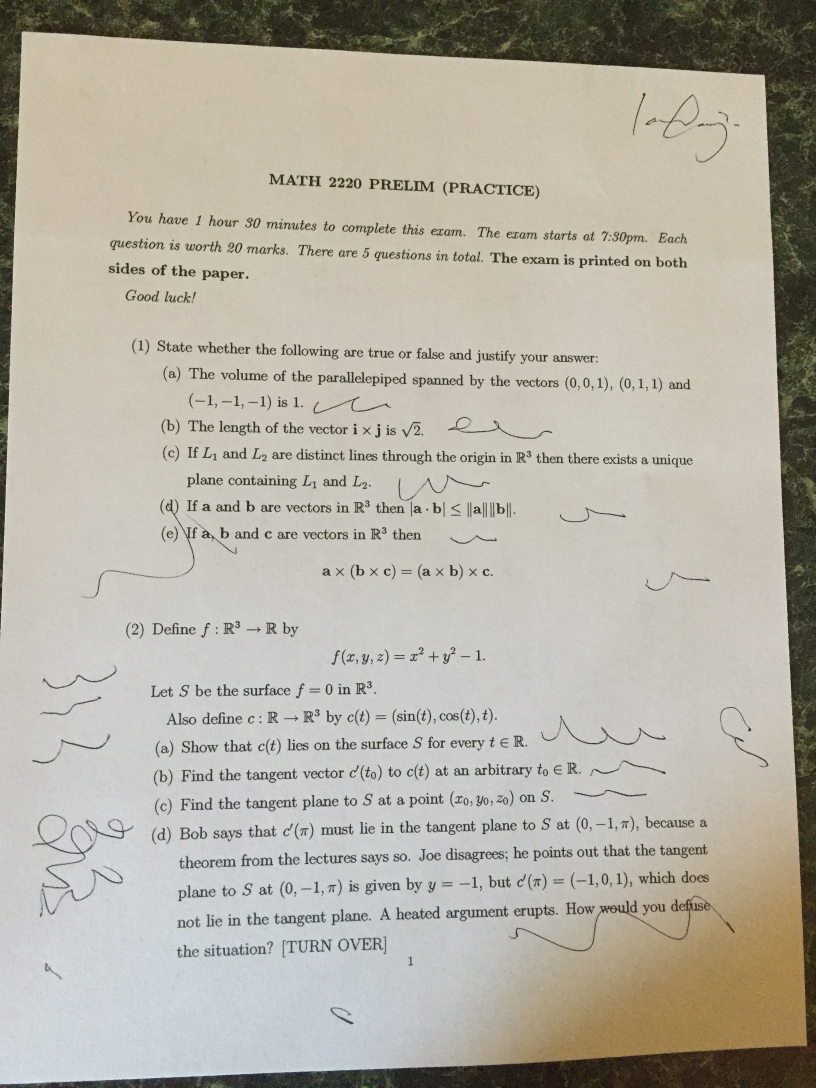
#> input picture target0_0.JPG, 2448 x 3264 px (shown at 1/3 size)
$ python match_image.py target0_0.JPG target0_1.JPG   (Python 2 division)   (older library calls are emulated)
#> lines starting #> are read from the running program, lines starting #| are printed output that depends on the picture; after the words box and inside, x2 and y2 are one past the last pixel; in counts of white or black regions, pixels touching at a corner belong together; long printed decimals are rounded
### timer.py
# From http://www.huyng.com/posts/python-performance-analysis/
import time

class Timer(object):
    def __init__(self, desc, verbose=True):
        self.verbose = verbose
        self.desc = desc

    def __enter__(self):
        self.start = time.time()
        return self

    def __exit__(self, *args):
        self.end = time.time()
        self.secs = self.end - self.start
        self.msecs = self.secs * 1000  # millisecs
        if self.verbose:
            print '%s: %f ms' % (self.desc, self.msecs)

### match_image.py
'''
    match_image module:

    Given two OpenCV images A and T (template),
    returns degree of confidence for whether A is in T.

    Major dependencies:
    OpenCV-python as cv2
    numpy as np

    Created by Ian Arawjo, Aug 7 2015
'''
import numpy as np
import cv2

# debug -- benchmarking
from timer import Timer

def resize(img, scale):
    return cv2.resize(img, (0,0), fx=scale, fy=scale)

# Container class for match return value.
# Stores homography, a table of confidence percentages, etc
#class Match(object):

class FeatureSet(object):
    def __init__(self, img, name):
        self.kp, self.desc = cv2.SIFT().detectAndCompute(img, None)
        self.name = name

# TBI: Does the same as batchMatch, except ...
#def batchMatchImage(templates, targetImages):

# Given a list of template features ([FeatureSet])
# and one target feature,
# output the best match as a tuple (templateName, perspectiveTransform, numOfMatchingFeatures).
# *Outputs None if no match was found.
def batchMatch(templates, target):

    # Create features. For each
    # target image, determine what template
    # it matches. Note that we could load all the features
    # at once before processing; however, this sucks up memory.

    # Compare feature set to each template
    # to find the best match.
    bestMatch = None
    for template in templates:
        matchingPairs, H = match_features(template, target, detector, matcher)
        if H is not None:
            # Match found. Replace if better than previous found match:
            if bestMatch is None or bestMatch[2] < matchingPairs:
                bestMatch = (template.name, H, matchingPairs)

    return bestMatch

def match(template, target, templateName, targetName):

    # Helper function
    def init_SIFT():
        detector = cv2.SIFT()
        norm = cv2.NORM_L2
        matcher = cv2.BFMatcher(norm)
        return detector, matcher

    # Init SIFT feature detector + matcher
    with Timer('Loading SIFT') as t:
        detector, matcher = init_SIFT()

    # Generate (keypoint, descriptor) features for the images
    templateFeatures = FeatureSet(template, templateName)

    #templateKp, templateDesc = detector.detectAndCompute(template, None)
    with Timer('Computing features') as t:
        targetFeatures = FeatureSet(target, targetName)

    # Given the features (keypoints, descriptors), a matcher, and a detector,
    # perform matching with OpenCV.
    match_features(templateFeatures, targetFeatures, detector, matcher)

def match_features(templateFeatures, targetFeatures, detector, matcher):

    templateKp, templateDesc = (templateFeatures.kp, templateFeatures.desc)
    targetKp, targetDesc = (targetFeatures.kp, targetFeatures.desc)

    # Match image features by k-Nearest-Neighbor algo
    with Timer('kNN matching') as t:
        matches = matcher.knnMatch(templateDesc, targetDesc, k = 2)

    # Apply ratio test from D. Lowe
    with Timer('Ratio filtering') as t:
        good = []
        def filter_matches(kp1, kp2, matches, ratio = 0.75):
            mkp1, mkp2 = [], []
            for m in matches:
                if len(m) == 2 and m[0].distance < m[1].distance * ratio:
                    m = m[0]
                    mkp1.append( kp1[m.queryIdx] )
                    mkp2.append( kp2[m.trainIdx] )
            p1 = np.float32([kp.pt for kp in mkp1])
            p2 = np.float32([kp.pt for kp in mkp2])
            kp_pairs = zip(mkp1, mkp2)
            return p1, p2, kp_pairs
        p1, p2, good_pairs = filter_matches(templateKp, targetKp, matches)

    # DOES NOT WORK IN OPENCV FOR PYTHON <3
    # cv2.drawMatchesKnn expects list of lists as matches.
    #img3 = cv2.drawMatchesKnn(template,templateKp,target,targetKp,good,flags=2)
    #plt.imshow(img3),plt.show()

    with Timer('Computing homography') as t:
        H, status = cv2.findHomography(p1, p2, cv2.RANSAC, 5.0)

    if H is not None:
        print H

        # debug -- Display match in window.
        explore_match('match', template, target, good_pairs, status, H)
        cv2.waitKey()
        cv2.destroyAllWindows()

        # Found match. Return number of matching features.
        return (len(good_pairs), H)
    else:
        return (0, None)

def explore_match(win, img1, img2, kp_pairs, status = None, H = None):
    h1, w1 = img1.shape[:2]
    h2, w2 = img2.shape[:2]
    vis = np.zeros((max(h1, h2), w1+w2), np.uint8)
    vis[:h1, :w1] = img1
    vis[:h2, w1:w1+w2] = img2
    vis = cv2.cvtColor(vis, cv2.COLOR_GRAY2BGR)

    perspective_corrected_img = cv2.warpPerspective(img2, np.linalg.inv(H), (w1, h1))
    vis2 = cv2.adaptiveThreshold(perspective_corrected_img,255,cv2.ADAPTIVE_THRESH_GAUSSIAN_C, cv2.THRESH_BINARY,11,2)
    #vis2 = resize(vis2 - img1, 0.5)

    # Remove salt-and-pepper noise
    #kernel = np.ones((3,3),np.uint8)
    #vis2 = cv2.morphologyEx(vi, cv2.MORPH_OPEN, kernel)

    vis2 = cv2.bitwise_not( cv2.bitwise_and(cv2.bitwise_not( vis2 ), img1))

    #vis2 = cv2.medianBlur(vis2, 3)
    #kernel = np.ones((3,3),np.uint8)
    #vis2 = cv2.morphologyEx(vis2, cv2.MORPH_OPEN, kernel)

    cv2.imshow('Perspective correction: ', vis2)

    if H is not None:
        corners = np.float32([[0, 0], [w1, 0], [w1, h1], [0, h1]])
        corners = np.int32( cv2.perspectiveTransform(corners.reshape(1, -1, 2), H).reshape(-1, 2) + (w1, 0) )
        cv2.polylines(vis, [corners], True, (255, 255, 255))
        print "Found match."

    if status is None:
        status = np.ones(len(kp_pairs), np.bool_)
    p1 = np.int32([kpp[0].pt for kpp in kp_pairs])
    p2 = np.int32([kpp[1].pt for kpp in kp_pairs]) + (w1, 0)

    green = (0, 255, 0)
    red = (0, 0, 255)
    white = (255, 255, 255)
    kp_color = (51, 103, 236)
    for (x1, y1), (x2, y2), inlier in zip(p1, p2, status):
        if inlier:
            col = green
            cv2.circle(vis, (x1, y1), 2, col, -1)
            cv2.circle(vis, (x2, y2), 2, col, -1)
        else:
            col = red
            r = 2
            thickness = 3
            cv2.line(vis, (x1-r, y1-r), (x1+r, y1+r), col, thickness)
            cv2.line(vis, (x1-r, y1+r), (x1+r, y1-r), col, thickness)
            cv2.line(vis, (x2-r, y2-r), (x2+r, y2+r), col, thickness)
            cv2.line(vis, (x2-r, y2+r), (x2+r, y2-r), col, thickness)
    vis0 = vis.copy()
    for (x1, y1), (x2, y2), inlier in zip(p1, p2, status):
        if inlier:
            cv2.line(vis, (x1, y1), (x2, y2), green)

    vis = cv2.resize(vis, (0,0), fx=0.3, fy=0.3)

    cv2.imshow(win, vis)
    def onmouse(event, x, y, flags, param):
        cur_vis = vis
        if flags & cv2.EVENT_FLAG_LBUTTON:
            cur_vis = vis0.copy()
            r = 8
            m = (anorm(p1 - (x, y)) < r) | (anorm(p2 - (x, y)) < r)
            idxs = np.where(m)[0]
            kp1s, kp2s = [], []
            for i in idxs:
                 (x1, y1), (x2, y2) = p1[i], p2[i]
                 col = (red, green)[status[i]]
                 cv2.line(cur_vis, (x1, y1), (x2, y2), col)
                 kp1, kp2 = kp_pairs[i]
                 kp1s.append(kp1)
                 kp2s.append(kp2)
            cur_vis = cv2.drawKeypoints(cur_vis, kp1s, flags=4, color=kp_color)
            cur_vis[:,w1:] = cv2.drawKeypoints(cur_vis[:,w1:], kp2s, flags=4, color=kp_color)

        cv2.imshow(win, cur_vis)
    cv2.setMouseCallback(win, onmouse)
    return vis

# (DEBUG) If run from command line --
if __name__ == '__main__':

    import sys, argparse

    parser = argparse.ArgumentParser()
    parser.add_argument('templateImgPath', action='store')
    parser.add_argument('targetImgPath', action='store')
    args = parser.parse_args()

    try:
        templateImgPath = args.templateImgPath
        targetImgPath = args.targetImgPath
    except:
        print "Error: The matcher requires two arguments: a template image file, and a target image file, in that order."
        sys.exit(0)

    # Attempt to read images
    try:
        template = cv2.imread(templateImgPath,0)
#> template: shape (3264, 2448); min 0, max 247, mean 175.5
    except:
        print "Error: Could not find template image at path " + templateImgPath
        sys.exit(0)

    try:
        target = cv2.imread(targetImgPath, 0)
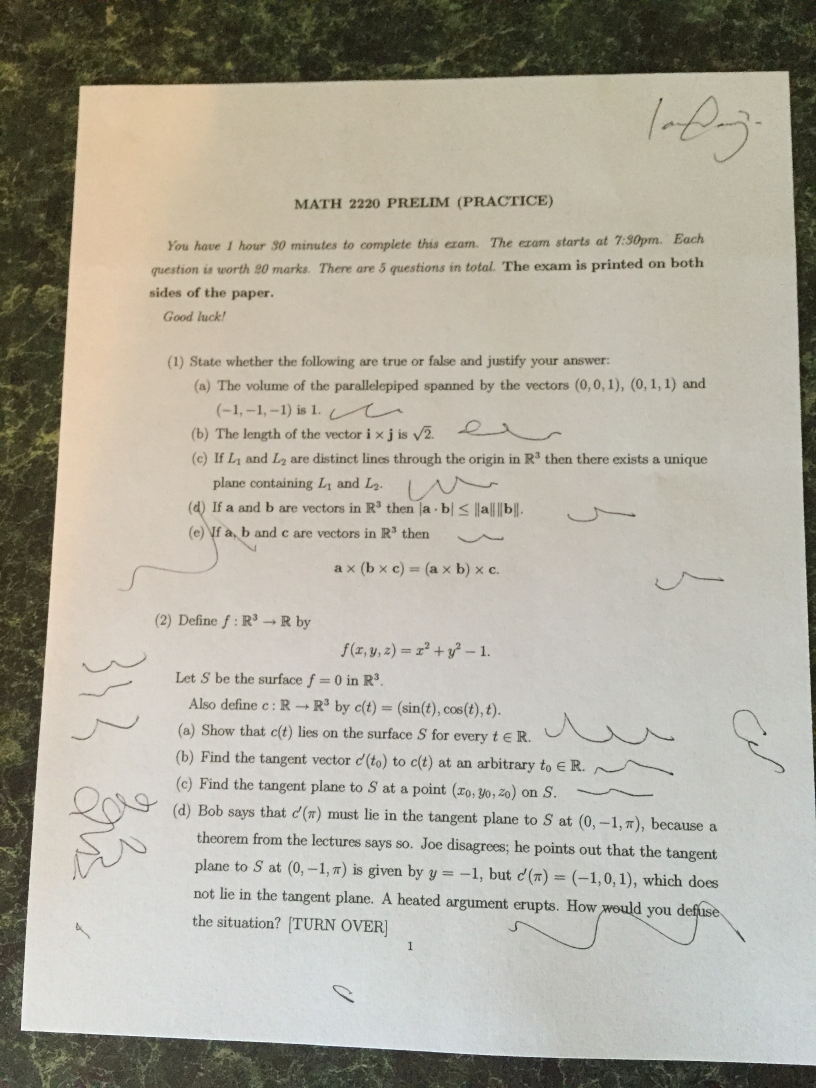
#> input picture target0_1.JPG, 2448 x 3264 px (shown at 1/3 size)
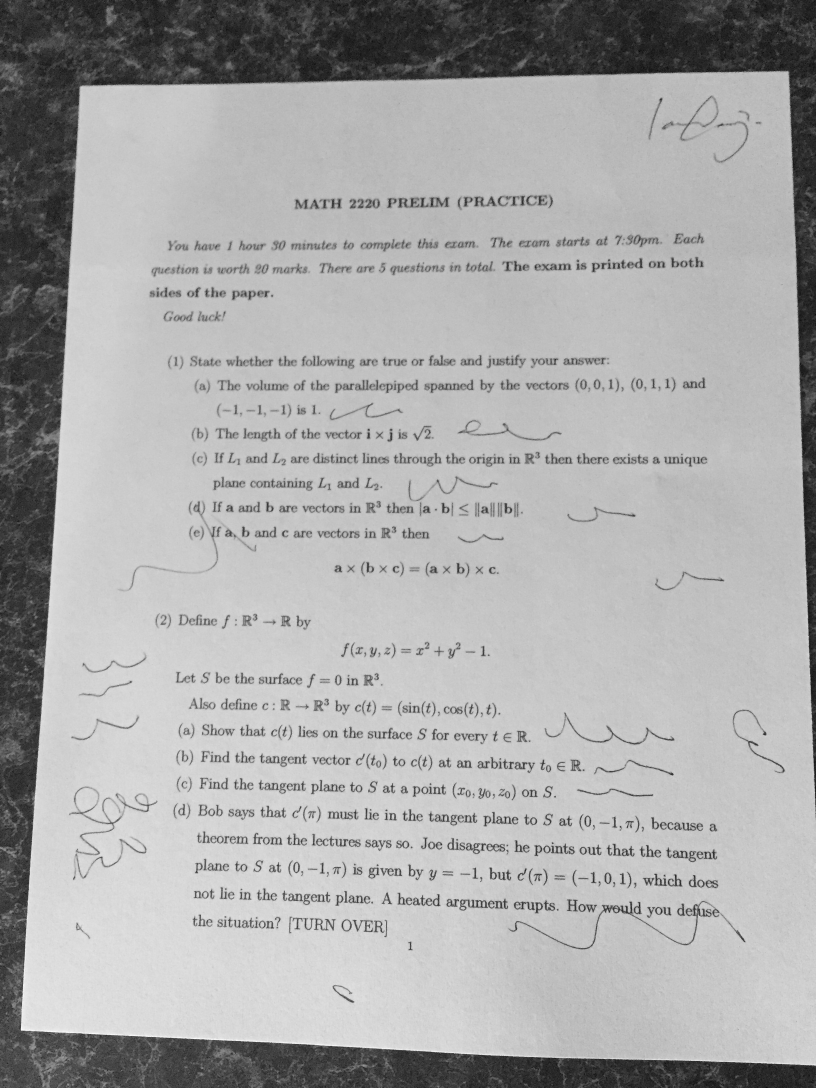
#> target: shape (3264, 2448) (shown at 1/3 size); min 0, max 255, mean 169.7
    except:
        print "Error: Could not find target image at path " + targetImgPath
        sys.exit(0)

    # Resize if necessary...
    template = resize(template, 0.4)
    target = resize(target, 0.4)

    match(template, target, templateImgPath, targetImgPath)
#> in __init__, `self.kp, self.desc = cv2.SIFT().detectAndCompute(img, None)`: self.kp = 4939 keypoints; strongest (x, y, size): (454, 510, 2), (426, 510, 1.9), (715, 307, 1.9), (308, 991, 1.9)
#> in __init__ (call 2), `self.kp, self.desc = cv2.SIFT().detectAndCompute(img, None)`: self.kp = 6020 keypoints; strongest (x, y, size): (918, 880, 2.6), (806, 929, 2.1), (777, 1015, 1.9), (468, 1083, 2)
#| Computing features: 658.406 ms
#> in match_features, `templateKp, templateDesc = (templateFeatures.kp, templateFeatures.desc)`: templateKp = 4939 keypoints; strongest (x, y, size): (454, 510, 2), (426, 510, 1.9), (715, 307, 1.9), (308, 991, 1.9)
#> in match_features, `targetKp, targetDesc = (targetFeatures.kp, targetFeatures.desc)`: targetKp has the same summary as self.kp in __init__
#> in match_features, `matches = matcher.knnMatch(templateDesc, targetDesc, k = 2)`: matches = 4939 matches
#> after the loop in filter_matches, `for m in matches:`: mkp1 = 1322 keypoints; strongest (x, y, size): (454, 510, 2), (426, 510, 1.9), (899, 876, 2.4), (797, 927, 2.1); mkp2 = 1322 keypoints; strongest (x, y, size): (918, 880, 2.6), (426, 1105, 2.1), (643, 1026, 1.9), (573, 1081, 1.9)
#> in filter_matches, `p1 = np.float32([kp.pt for kp in mkp1])`: p1 = 1322 pairs, first value 9.49 to 961.5, second value 8 to 1296.6
#> in filter_matches, `p2 = np.float32([kp.pt for kp in mkp2])`: p2 = 1322 pairs, first value 24.47 to 972.4, second value 23.01 to 1267.1
#> in filter_matches, `kp_pairs = zip(mkp1, mkp2)`: kp_pairs = 1322 items
#> in match_features, `H, status = cv2.findHomography(p1, p2, cv2.RANSAC, 5.0)`: H = [[0.821, -0.0279, 77.26], [-0.0858, 0.87, 74.03], [-0.000136, -1.82e-05, 1]]; status = 1322 values, max 1 at index 2, min 0 at index 0, mean 0.74
#| [[ 8.20657864e-01 -2.79085196e-02  7.72617610e+01]
#|  [-8.58042886e-02  8.70255787e-01  7.40287987e+01]
#|  [-1.35710459e-04 -1.82368106e-05  1.00000000e+00]]
#> in explore_match, `vis2 = cv2.adaptiveThreshold(perspective_corrected_img,255,cv2.ADAPTIV..`:
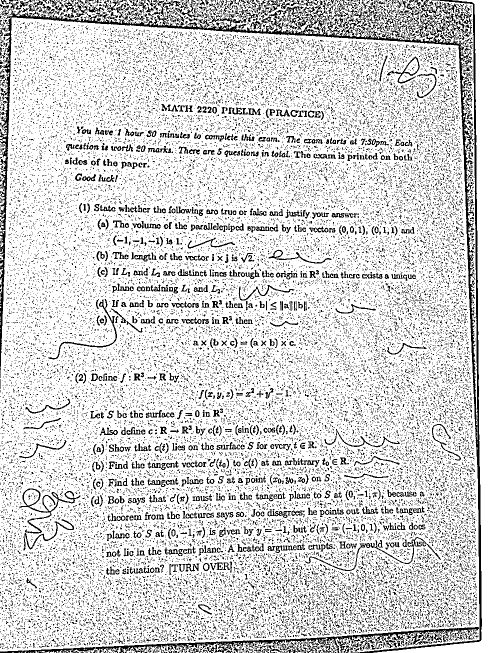
#> vis2: shape (1306, 979) (shown at 1/2 size); 82.6% white; black in thin lines or dots
#> in explore_match, `vis2 = cv2.bitwise_not( cv2.bitwise_and(cv2.bitwise_not( vis2 ), img1))`:
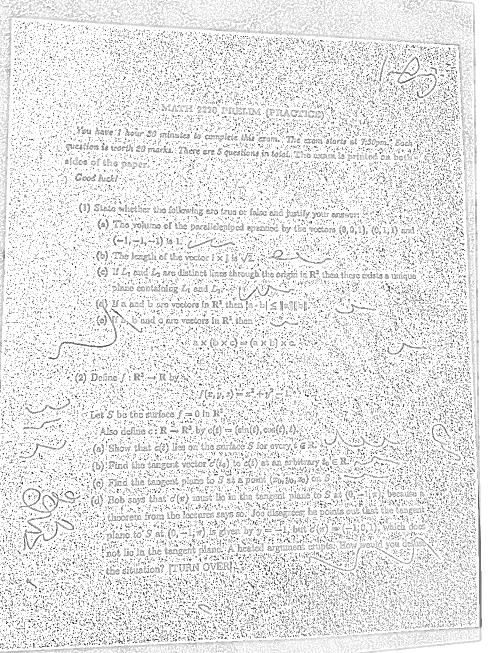
#> vis2: shape (1306, 979) (shown at 1/2 size); min 30, max 255, mean 231.4
#> in explore_match, `corners = np.int32( cv2.perspectiveTransform(corners.reshape(1, -1, 2)..`: corners = [[1056, 74], [1994, -11], [1980, 1335], [1020, 1240]]
#> in explore_match, `cv2.polylines(vis, [corners], True, (255, 255, 255))`: vis: shape (1306, 1958, 3); min 5, max 255, mean 172.7
#> in explore_match, `p1 = np.int32([kpp[0].pt for kpp in kp_pairs])`: p1 = 1322 pairs, first value 9 to 961, second value 7 to 1296
#> in explore_match, `p2 = np.int32([kpp[1].pt for kpp in kp_pairs]) + (w1, 0)`: p2 = 1322 pairs, first value 1003 to 1951, second value 23 to 1267
#> the loop in explore_match, `for (x1, y1), (x2, y2), inlier in zip(p1, p2, status):` made 1322 passes
#> (x1, y1, x2, y2, inlier, col) on passes 1 to 12: (9, 458, 1044, 510, [0], (0, 0, 255)), (17, 137, 1022, 836, [0], (0, 0, 255)), (22, 44, 1072, 108, [1], (0, 255, 0)), (30, 33, 1079, 99, [1], (0, 255, 0)), (48, 1097, 1067, 1053, [1], (0, 255, 0)), (54, 1066, 1072, 1024, [1], (0, 255, 0)), (56, 1161, 1072, 1112, [1], (0, 255, 0)), (58, 1158, 1074, 1109, [1], (0, 255, 0)), (59, 1162, 1074, 1113, [1], (0, 255, 0)), (61, 1093, 1079, 1049, [1], (0, 255, 0)), (62, 1075, 1080, 1033, [1], (0, 255, 0)), (68, 26, 1111, 90, [1], (0, 255, 0))
#> col on passes 61 to 66: (0, 0, 255), (0, 255, 0), (0, 255, 0), (0, 255, 0), (0, 255, 0), (0, 255, 0)
#> after the loop in explore_match, `for (x1, y1), (x2, y2), inlier in zip(p1, p2, status):`:
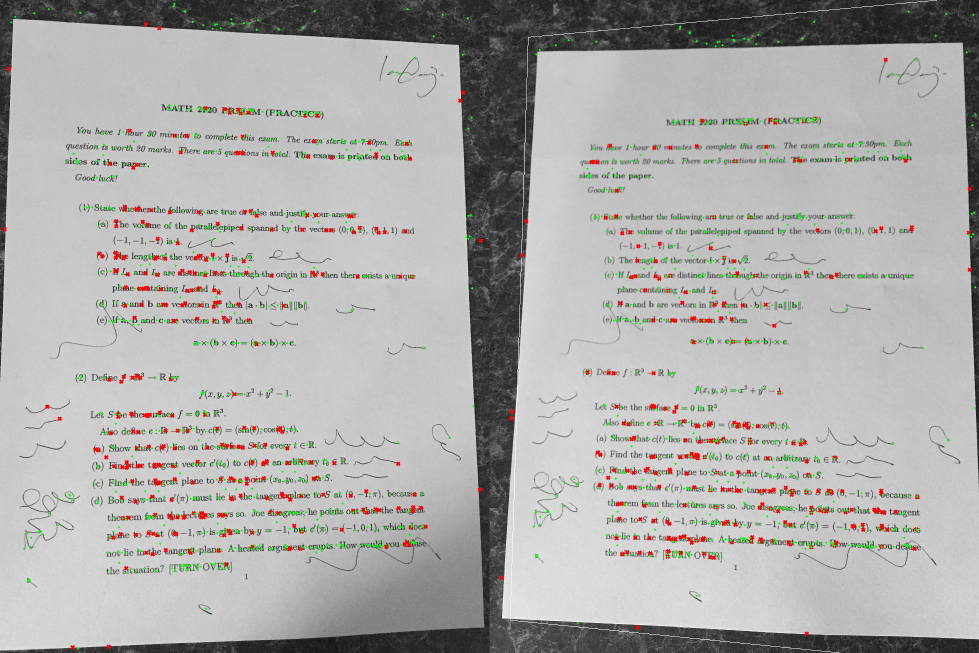
#> vis: shape (1306, 1958, 3) (shown at 1/2 size); mean B, G, R 169.9, 171.8, 172.7
#> the loop in explore_match, `for (x1, y1), (x2, y2), inlier in zip(p1, p2, status):` made 1322 passes
#> (x1, y1, x2, y2, inlier) on passes 1 to 3: (9, 458, 1044, 510, [0]), (17, 137, 1022, 836, [0]), (22, 44, 1072, 108, [1])
#> after the loop in explore_match, `for (x1, y1), (x2, y2), inlier in zip(p1, p2, status):`:
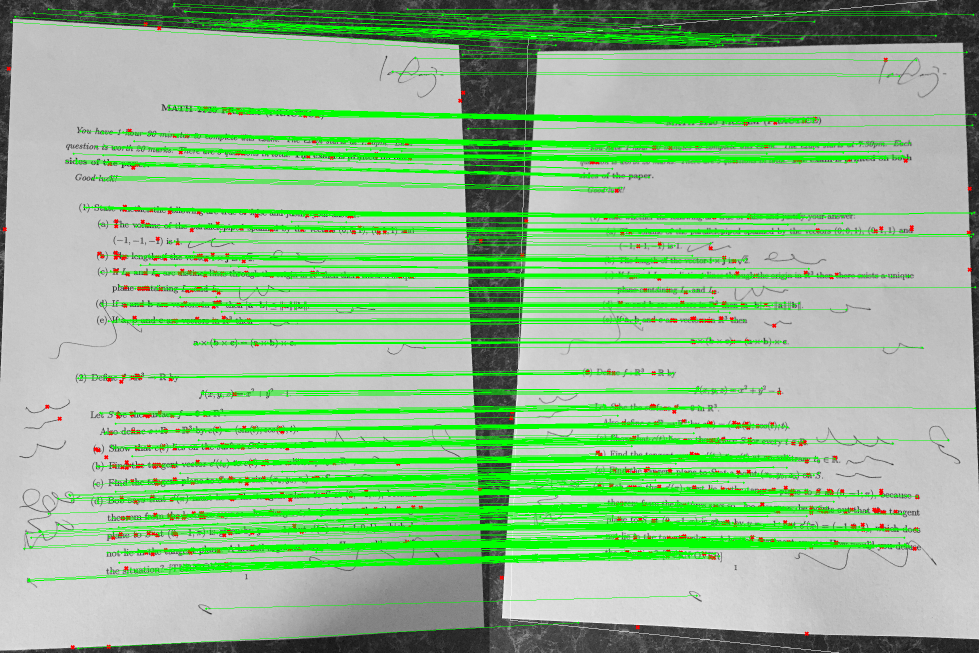
#> vis: shape (1306, 1958, 3) (shown at 1/2 size); 14.22% of pixels changed, all inside (x1, y1, x2, y2) = (25, 7, 1949, 1297)
#> in explore_match, `vis = cv2.resize(vis, (0,0), fx=0.3, fy=0.3)`:
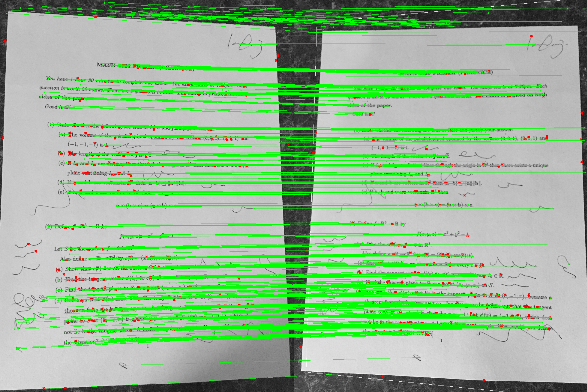
#> vis: shape (392, 587, 3); mean B, G, R 146.9, 184.9, 148.4
